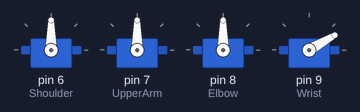
Recording of a sketch running on a simulated Arduino Uno, built with avr-gcc and run on an emulated ATmega328P. Parts: 4 × servo.

Above: at 0.1 s.
At 65.45 s:
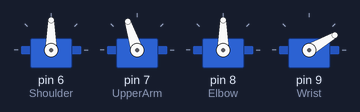
At 67.86 s:
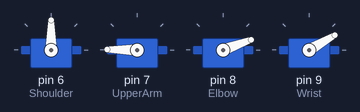
At 70.28 s:
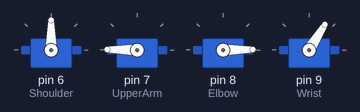
At 75.74 s:
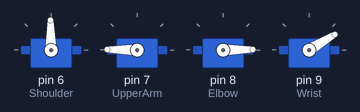
At 86.2 s:
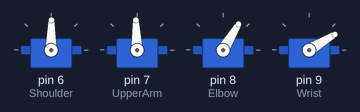
Timing chart, 0 to 87.7 s (numbered marks = the images above):
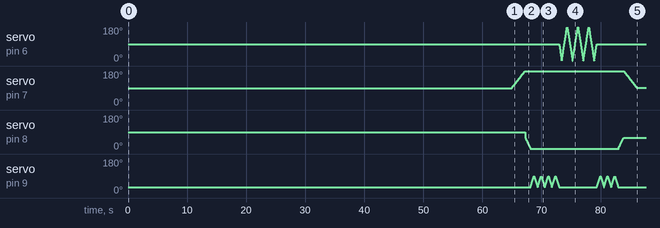

Measured:
- by itself, servo on pin 7 (UpperArm): rises from 90° to 180° in 18.9 s, then falls to 92° in 2.2 s

The sketch:

DPC11Arm.ino
```cpp
// UpperArm Out
// Elbow Down
// Wrist Sweep 2X Slow
// Shoulder Sweep 3X Slow
// Wrist Sweep 3X Fast
// Elbow Up
// UpperArm In

#include <Servo.h>

Servo Shoulder;  // create servo object to control a servo
Servo UpperArm;
Servo Elbow;
Servo Wrist;
// twelve servo objects can be created on most boards

int posShoulder = 90;    // variable to store the servo position
int posUpperArm = 100;
int posElbow = 0;
int posWrist = 30;

void setup() {
  Shoulder.attach(6);  // attaches the servo on pin 9 to the servo object
  UpperArm.attach(7);
  Elbow.attach(8);
  Wrist.attach(9);
}

void loop() {
Wrist.write(30);
delay(65000);
// UPPER ARM TURN OUT
  for (posUpperArm = 91; posUpperArm < 180; posUpperArm += 1) {
    UpperArm.write(posUpperArm);  // tell servo to go to position in variable 'pos'
    delay(25);  // waits 15 ms for the servo to reach the position
  }
// ELBOW DOWN
  for (posElbow = 60; posElbow > 0; posElbow -= 1) { // Elbow move down
    Elbow.write(posElbow);              // tell servo to go to position in variable 'pos'
    delay(15);                       // waits 15 ms for the servo to reach the position
  }
// WRIST SWEEP 4X SLOW
  // Wrist Full Sweep 1X Slow
    for (posWrist = 30; posWrist < 90; posWrist += 1) { // Wrist sweep forward slow
      Wrist.write(posWrist);              // tell servo to go to position in variable 'pos'
      delay(10);                       // waits 15 ms for the servo to reach the position
    }
    for (posWrist = 90; posWrist > 30; posWrist -= 1) { // Wrist sweep backward slow
      Wrist.write(posWrist);              // tell servo to go to position in variable 'pos'
      delay(10);                       // waits 15 ms for the servo to reach the position
    }
  // Wrist Full Sweep 1X Slow
    for (posWrist = 30; posWrist < 90; posWrist += 1) { // Wrist sweep forward slow
      Wrist.write(posWrist);              // tell servo to go to position in variable 'pos'
      delay(10);                       // waits 15 ms for the servo to reach the position
    }
    for (posWrist = 90; posWrist > 30; posWrist -= 1) { // Wrist sweep backward slow
      Wrist.write(posWrist);              // tell servo to go to position in variable 'pos'
      delay(10);                       // waits 15 ms for the servo to reach the position
    }
  // Wrist Full Sweep 1X Slow
    for (posWrist = 30; posWrist < 90; posWrist += 1) { // Wrist sweep forward slow
      Wrist.write(posWrist);              // tell servo to go to position in variable 'pos'
      delay(10);                       // waits 15 ms for the servo to reach the position
    }
    for (posWrist = 90; posWrist > 30; posWrist -= 1) { // Wrist sweep backward slow
      Wrist.write(posWrist);              // tell servo to go to position in variable 'pos'
      delay(10);                       // waits 15 ms for the servo to reach the position
    }
  // Wrist Full Sweep 1X Slow
    for (posWrist = 30; posWrist < 90; posWrist += 1) { // Wrist sweep forward slow
      Wrist.write(posWrist);              // tell servo to go to position in variable 'pos'
      delay(10);                       // waits 15 ms for the servo to reach the position
    }
    for (posWrist = 90; posWrist > 30; posWrist -= 1) { // Wrist sweep backward slow
      Wrist.write(posWrist);              // tell servo to go to position in variable 'pos'
      delay(10);                       // waits 15 ms for the servo to reach the position
    }
// SHOULDER SWEEP 4X SLOW
  // Shoulder Start Center to Back
    for (posShoulder = 90; posShoulder > 0; posShoulder -= 1) { // Shoulder move from center back
      Shoulder.write(posShoulder);              // tell servo to go to position in variable 'pos'
      delay(5);                       // waits 15 ms for the servo to reach the position
    }
  // Shoulder Full Sweep 1X
    for (posShoulder = 0; posShoulder < 180; posShoulder += 1) { // Shoulder move all the way forward
      Shoulder.write(posShoulder);              // tell servo to go to position in variable 'pos'
      delay(5);                       // waits 15 ms for the servo to reach the position
    }
    for (posShoulder = 180; posShoulder > 0; posShoulder -= 1) { // Shoulder move all the way back
      Shoulder.write(posShoulder);              // tell servo to go to position in variable 'pos'
      delay(5);                       // waits 15 ms for the servo to reach the position
    }
  // Shoulder Full Sweep 1X
    for (posShoulder = 0; posShoulder < 180; posShoulder += 1) { // Shoulder move all the way forward
      Shoulder.write(posShoulder);              // tell servo to go to position in variable 'pos'
      delay(5);                       // waits 15 ms for the servo to reach the position
    }
    for (posShoulder = 180; posShoulder > 0; posShoulder -= 1) { // Shoulder move all the way back
      Shoulder.write(posShoulder);              // tell servo to go to position in variable 'pos'
      delay(5);                       // waits 15 ms for the servo to reach the position
    }
  // Shoulder Full Sweep 1X
    for (posShoulder = 0; posShoulder < 180; posShoulder += 1) { // Shoulder move all the way forward
      Shoulder.write(posShoulder);              // tell servo to go to position in variable 'pos'
      delay(5);                       // waits 15 ms for the servo to reach the position
    }
    for (posShoulder = 180; posShoulder > 0; posShoulder -= 1) { // Shoulder move all the way back
      Shoulder.write(posShoulder);              // tell servo to go to position in variable 'pos'
      delay(5);                       // waits 15 ms for the servo to reach the position
    }
  // Shoulder Stop Back - Center
    for (posShoulder = 0; posShoulder < 90; posShoulder += 1) { // Shoulder move forward to center
      Shoulder.write(posShoulder);              // tell servo to go to position in variable 'pos'
      delay(5);                       // waits 15 ms for the servo to reach the position
    }
// WRIST SWEEP 4X FAST
  // Wrist Full Sweep 1X Slow
    for (posWrist = 30; posWrist < 90; posWrist += 1) { // Wrist sweep forward slow
      Wrist.write(posWrist);              // tell servo to go to position in variable 'pos'
      delay(10);                       // waits 15 ms for the servo to reach the position
    }
    for (posWrist = 90; posWrist > 30; posWrist -= 1) { // Wrist sweep backward slow
      Wrist.write(posWrist);              // tell servo to go to position in variable 'pos'
      delay(10);                       // waits 15 ms for the servo to reach the position
    }
  // Wrist Full Sweep 1X Slow
    for (posWrist = 30; posWrist < 90; posWrist += 1) { // Wrist sweep forward slow
      Wrist.write(posWrist);              // tell servo to go to position in variable 'pos'
      delay(10);                       // waits 15 ms for the servo to reach the position
    }
    for (posWrist = 90; posWrist > 30; posWrist -= 1) { // Wrist sweep backward slow
      Wrist.write(posWrist);              // tell servo to go to position in variable 'pos'
      delay(10);                       // waits 15 ms for the servo to reach the position
    }
  // Wrist Full Sweep 1X Slow
    for (posWrist = 30; posWrist < 90; posWrist += 1) { // Wrist sweep forward slow
      Wrist.write(posWrist);              // tell servo to go to position in variable 'pos'
      delay(10);                       // waits 15 ms for the servo to reach the position
    }
    for (posWrist = 90; posWrist > 30; posWrist -= 1) { // Wrist sweep backward slow
      Wrist.write(posWrist);              // tell servo to go to position in variable 'pos'
      delay(10);                       // waits 15 ms for the servo to reach the position
    }
// ELBOW UP
  for (posElbow = 0; posElbow < 60; posElbow += 1) { // Elbow move up
    Elbow.write(posElbow);              // tell servo to go to position in variable 'pos'
    delay(15);                       // waits 15 ms for the servo to reach the position
  }
// UPPER ARM TURN IN
  for (posUpperArm = 180; posUpperArm > 91; posUpperArm -= 1) { // goes from 180 degrees to 0 degrees
    UpperArm.write(posUpperArm);              // tell servo to go to position in variable 'pos'
    delay(25);                       // waits 15 ms for the servo to reach the position
  }
delay(57000);
}
```
